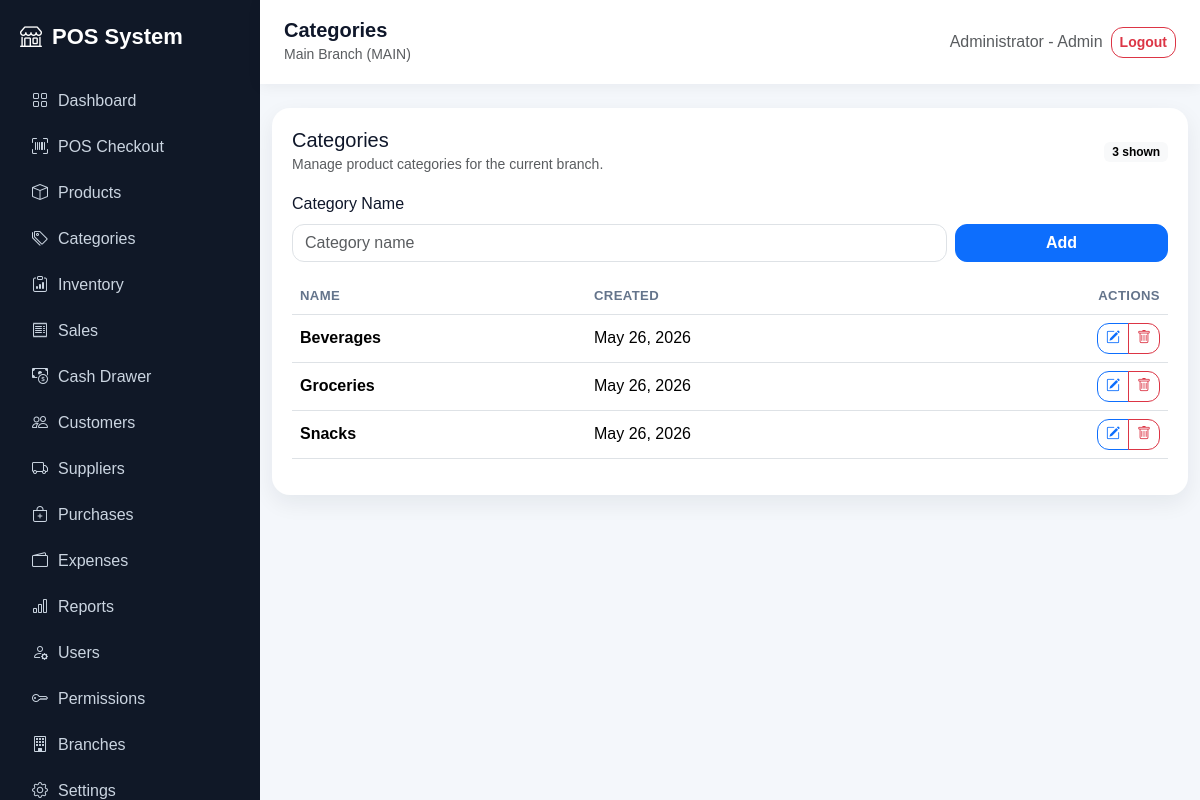
Screenshot of /categories/index.php (signed in) with the database file from the repository.
### tables this page shows
CREATE TABLE categories (
  id INT AUTO_INCREMENT PRIMARY KEY,
  branch_id INT NOT NULL,
  name VARCHAR(120) NOT NULL,
  created_at TIMESTAMP DEFAULT CURRENT_TIMESTAMP,
  FOREIGN KEY (branch_id) REFERENCES branches(id) ON DELETE CASCADE
);

### config/app.php (called while the page is built, shortened)
<?php
function app_url(string $path = ''): string
{
    return BASE_URL . ltrim($path, '/');
}

### categories/index.php (the view, shortened to what this page needs)
<?php
require_once __DIR__ . '/../config/database.php';
$branchId = current_branch_id();
$oldName = '';
$stmt = $pdo->prepare('SELECT id, name, created_at FROM categories WHERE branch_id = ? ORDER BY name');
$stmt->execute([$branchId]);
$categories = $stmt->fetchAll();
include __DIR__ . '/../includes/header.php';
?>
<div class="table-card">
    <div class="d-flex flex-column flex-md-row justify-content-between align-items-md-center gap-3 mb-3">
        <div>
            <h5 class="mb-0">Categories</h5>
            <small class="text-muted">Manage product categories for the current branch.</small>
        </div>
        <span class="badge text-bg-light"><?= count($categories) ?> shown</span>
    </div>
    <form method="post" action="<?= app_url('categories/index.php') ?>" class="row g-2 align-items-end mb-3">
        <div class="col-md-9">
            <label class="form-label">Category Name</label>
            <input class="form-control" name="name" placeholder="Category name" value="<?= htmlspecialchars($oldName) ?>" required maxlength="120">
        </div>
        <div class="col-md-3 d-grid">
            <button class="btn btn-primary">Add</button>
        </div>
    </form>
    <table class="table align-middle">
        <thead>
            <tr>
                <th>Name</th>
                <th>Created</th>
                <th class="text-end">Actions</th>
            </tr>
        </thead>
        <tbody>
            <?php foreach ($categories as $category): ?>
                <tr>
                    <td class="fw-semibold"><?= htmlspecialchars($category['name']) ?></td>
                    <td><?= htmlspecialchars(date('M d, Y', strtotime($category['created_at']))) ?></td>
                    <td class="text-end">
                        <div class="btn-group btn-group-sm" role="group" aria-label="Category actions">
                            <a class="btn btn-outline-primary" href="<?= app_url('categories/edit.php?id=' . (int)$category['id']) ?>">
                                <i class="bi bi-pencil-square"></i>
                            </a>
                            <a class="btn btn-outline-danger" href="<?= app_url('categories/index.php?delete=' . (int)$category['id']) ?>" onclick="return confirm('Delete category?')">
                                <i class="bi bi-trash"></i>
                            </a>
                        </div>
                    </td>
                </tr>
            <?php endforeach; ?>
        </tbody>
    </table>
</div>
<?php include __DIR__ . '/../includes/footer.php'; ?>

### assets/css/app.css (style rules this page uses)
:root { --sidebar:#101827; --primary:#2563eb; --bg:#f4f7fb; }
body { background: var(--bg); font-family: Arial, sans-serif; }
.table-card { background:#fff; border-radius:18px; padding:20px; box-shadow:0 8px 22px rgba(15,23,42,.07); }
* { box-sizing: border-box; }
html { scroll-behavior: smooth; }
body { color: #0f172a; }
.card, .table-card, .soft-card, .stat-card { transition: transform .18s ease, box-shadow .18s ease; }
.table th { white-space: nowrap; font-size: .82rem; color: #64748b; text-transform: uppercase; letter-spacing: .03em; }
.form-control, .form-select, .btn { border-radius: 12px; }
.btn { font-weight: 600; }

### rows the page displays
categories: name "Beverages", created_at "May 26, 2026"
categories: name "Groceries", created_at "May 26, 2026"
categories: name "Snacks", created_at "May 26, 2026"

### other values shown
$link['label'] "Dashboard"
$link['label'] "POS Checkout"
$link['label'] "Products"
$link['label'] "Categories"
$link['label'] "Inventory"
$link['label'] "Sales"
$link['label'] "Cash Drawer"
$link['label'] "Customers"
$link['label'] "Suppliers"
$link['label'] "Purchases"
$link['label'] "Expenses"
$link['label'] "Reports"
$link['label'] "Users"
$link['label'] "Permissions"
$link['label'] "Branches"
